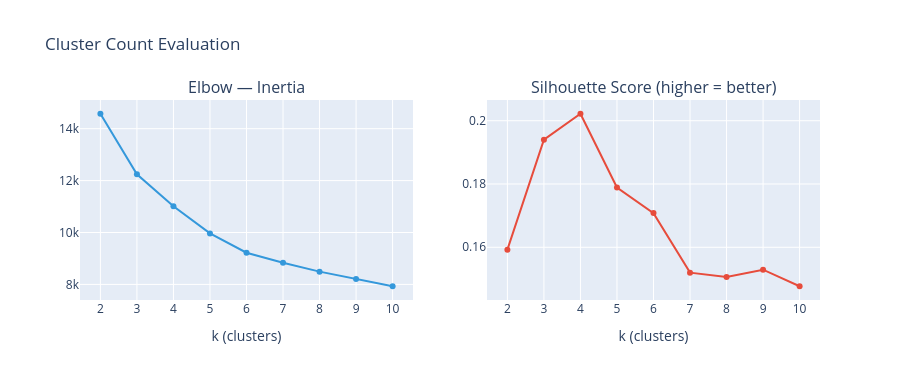

The notebook cell saved with this chart:
### Code cell
print('Evaluating k=2..10 (Round 1)...')
eval_r1 = cl.evaluate_k(X_r1, range(2, 11), n_init=10, random_state=RANDOM_SEED)

fig = make_subplots(rows=1, cols=2,
    subplot_titles=['Elbow — Inertia', 'Silhouette Score (higher = better)'])
fig.add_trace(go.Scatter(x=eval_r1['k'], y=eval_r1['inertia'],
    mode='lines+markers', name='Inertia', line=dict(color='#3498db', width=2)), row=1, col=1)
fig.add_trace(go.Scatter(x=eval_r1['k'], y=eval_r1['silhouette'],
    mode='lines+markers', name='Silhouette', line=dict(color='#e74c3c', width=2)), row=1, col=2)
fig.update_xaxes(title_text='k (clusters)', dtick=1)
fig.update_layout(title='Cluster Count Evaluation',
    height=380, width=900, showlegend=False)
fig.show()
eval_r1

### Figure 1 — Plotly figure (JSON) as saved in the notebook; plotly's stock layout.template omitted (floating-point values rounded to 4 significant figures)
{"data": [{"line": {"color": "#3498db", "width": 2}, "mode": "lines+markers", "name": "Inertia", "type": "scatter", "x": [2, 3, 4, 5, 6, 7, 8, 9, 10], "xaxis": "x", "y": [14580.0, 12240.0, 11010.0, 9966.0, 9221.0, 8835.0, 8493.0, 8206.0, 7930.0], "yaxis": "y"}, {"line": {"color": "#e74c3c", "width": 2}, "mode": "lines+markers", "name": "Silhouette", "type": "scatter", "x": [2, 3, 4, 5, 6, 7, 8, 9, 10], "xaxis": "x2", "y": [0.1593, 0.194, 0.2022, 0.1789, 0.1708, 0.152, 0.1506, 0.1529, 0.1477], "yaxis": "y2"}], "layout": {"annotations": [{"font": {"size": 16}, "showarrow": false, "text": "Elbow — Inertia", "x": 0.225, "xanchor": "center", "xref": "paper", "y": 1, "yanchor": "bottom", "yref": "paper"}, {"font": {"size": 16}, "showarrow": false, "text": "Silhouette Score (higher = better)", "x": 0.775, "xanchor": "center", "xref": "paper", "y": 1, "yanchor": "bottom", "yref": "paper"}], "height": 380, "showlegend": false, "title": {"text": "Cluster Count Evaluation"}, "width": 900, "xaxis": {"anchor": "y", "domain": [0, 0.45], "dtick": 1, "title": {"text": "k (clusters)"}}, "xaxis2": {"anchor": "y2", "domain": [0.55, 1], "dtick": 1, "title": {"text": "k (clusters)"}}, "yaxis": {"anchor": "x", "domain": [0, 1]}, "yaxis2": {"anchor": "x2", "domain": [0, 1]}}}
